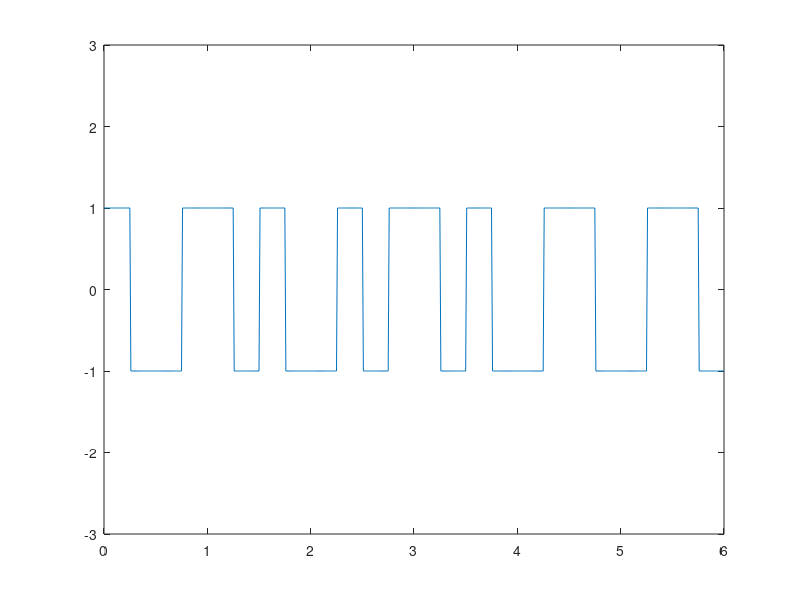

The MATLAB source for this figure:
clear;
bits = [0,1,1,0,1,0,1,0,1,1,1,1];

prev_Vol=-1;
amp=1;
amp=prev_Vol*amp;
tmp=amp;
bit =length(bits);
bit_rate = 2 ;
Time=bit/bit_rate;

sampling_frequency = 100;
in=1;
for i = 1:length(bits)
    if(bits(i)==1) 
        amplitude(in) = amp;
        amplitude(in+1)=-amp;
        amp=-amp;
    else 
        amplitude(in) = -amp;
        amplitude(in+1)=amp;
    end
     in = in + 2;
end

amp=tmp;
bit_rate = bit_rate*2;
time = 0:.01:Time;

x = 1;

for i = 1:length(time)
    y_value(i)= amplitude(x);
    if time(i)*bit_rate>=x
        x= x+1;
    end
end

plot(time,y_value );
axis([0 Time -3 3]);

i=1;
in=1;
st=1;
for j=1:length(time)
  if time(j)*bit_rate>=i
      if mod(in,2)==1
          if y_value(j) ==amp
            ans_bits(st)=1;
            amp=-amp;
          else 
            ans_bits(st)=0;
          end 
          st = st + 1;
      end
      i=i+1;
      in= in+1;
  end
 end
disp(bits);
 disp('Demodulation : ')
 disp(ans_bits)
